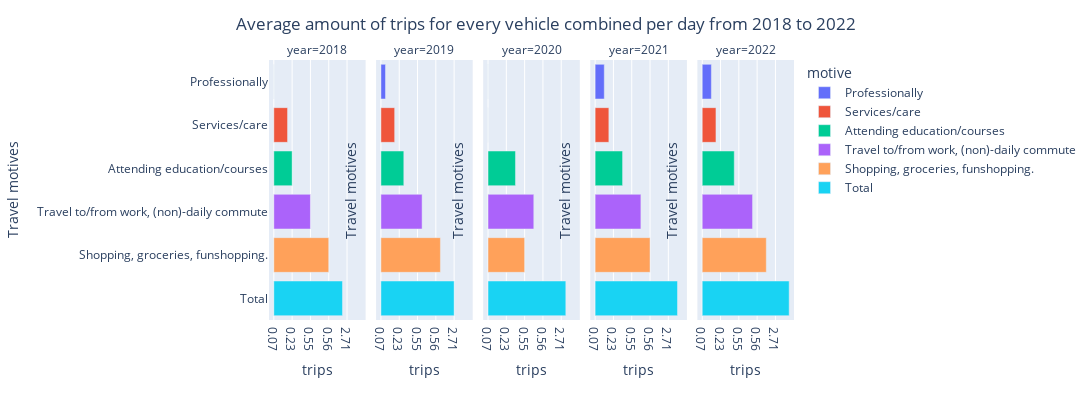

The notebook cell saved with this chart:
### Markdown cell above
# Subquestion 4: How have the mobility motives developed in the considered time in the Netherlands?
In this subquestion the mobility trends found in the data from the CBS is explored. The yearly data is visualised in bar charts. First the average amount of trips per day for every vehicle combined in 2022 and after that this is also done for the years 2018 till 2022. It is expected that during covid, the travelled distances for all the travel motives have dropped, especially travelling for work. However, it is expected that after covid the travelled distance for some travel were not as high as before.

### Code cell
mobility_trips_years = mobility_trips_motive[years]
display(mobility_trips_motive)
display(mobility_trips_years)


# Melt the data to create a 'year' column
mobility_trips_years = mobility_trips_years.reset_index().melt(id_vars=['motive'], var_name='year', value_name='trips')

fig = px.bar(mobility_trips_years, x='trips', y='motive', color='motive', facet_col='year', orientation='h', hover_name='trips', width=1100, height=400)

fig.update_layout(title={
    'text': 'Average amount of trips for every vehicle combined per day from 2018 to 2022',
    'x': 0.5
})
fig.update_yaxes(title_text="Travel motives")
fig.show()

### Figure 1 — Plotly figure (JSON) as saved in the notebook; plotly's stock layout.template omitted (floating-point values rounded to 4 significant figures)
{"data": [{"alignmentgroup": "True", "hovertemplate": "<b>%{hovertext}</b><br><br>motive=%{y}<br>year=2018<br>trips=%{x}<extra></extra>", "hovertext": ["0.07"], "legendgroup": "Professionally", "marker": {"color": "#636efa", "pattern": {"shape": ""}}, "name": "Professionally", "offsetgroup": "Professionally", "orientation": "h", "showlegend": true, "textposition": "auto", "type": "bar", "x": ["0.07"], "xaxis": "x", "y": ["Professionally"], "yaxis": "y"}, {"alignmentgroup": "True", "hovertemplate": "<b>%{hovertext}</b><br><br>motive=%{y}<br>year=2019<br>trips=%{x}<extra></extra>", "hovertext": ["0.11"], "legendgroup": "Professionally", "marker": {"color": "#636efa", "pattern": {"shape": ""}}, "name": "Professionally", "offsetgroup": "Professionally", "orientation": "h", "showlegend": false, "textposition": "auto", "type": "bar", "x": ["0.11"], "xaxis": "x2", "y": ["Professionally"], "yaxis": "y2"}, {"alignmentgroup": "True", "hovertemplate": "<b>%{hovertext}</b><br><br>motive=%{y}<br>year=2020<br>trips=%{x}<extra></extra>", "hovertext": ["0.07"], "legendgroup": "Professionally", "marker": {"color": "#636efa", "pattern": {"shape": ""}}, "name": "Professionally", "offsetgroup": "Professionally", "orientation": "h", "showlegend": false, "textposition": "auto", "type": "bar", "x": ["0.07"], "xaxis": "x3", "y": ["Professionally"], "yaxis": "y3"}, {"alignmentgroup": "True", "hovertemplate": "<b>%{hovertext}</b><br><br>motive=%{y}<br>year=2021<br>trips=%{x}<extra></extra>", "hovertext": ["0.08"], "legendgroup": "Professionally", "marker": {"color": "#636efa", "pattern": {"shape": ""}}, "name": "Professionally", "offsetgroup": "Professionally", "orientation": "h", "showlegend": false, "textposition": "auto", "type": "bar", "x": ["0.08"], "xaxis": "x4", "y": ["Professionally"], "yaxis": "y4"}, {"alignmentgroup": "True", "hovertemplate": "<b>%{hovertext}</b><br><br>motive=%{y}<br>year=2022<br>trips=%{x}<extra></extra>", "hovertext": ["0.08"], "legendgroup": "Professionally", "marker": {"color": "#636efa", "pattern": {"shape": ""}}, "name": "Professionally", "offsetgroup": "Professionally", "orientation": "h", "showlegend": false, "textposition": "auto", "type": "bar", "x": ["0.08"], "xaxis": "x5", "y": ["Professionally"], "yaxis": "y5"}, {"alignmentgroup": "True", "hovertemplate": "<b>%{hovertext}</b><br><br>motive=%{y}<br>year=2018<br>trips=%{x}<extra></extra>", "hovertext": ["0.09"], "legendgroup": "Services/care", "marker": {"color": "#EF553B", "pattern": {"shape": ""}}, "name": "Services/care", "offsetgroup": "Services/care", "orientation": "h", "showlegend": true, "textposition": "auto", "type": "bar", "x": ["0.09"], "xaxis": "x", "y": ["Services/care"], "yaxis": "y"}, {"alignmentgroup": "True", "hovertemplate": "<b>%{hovertext}</b><br><br>motive=%{y}<br>year=2019<br>trips=%{x}<extra></extra>", "hovertext": ["0.09"], "legendgroup": "Services/care", "marker": {"color": "#EF553B", "pattern": {"shape": ""}}, "name": "Services/care", "offsetgroup": "Services/care", "orientation": "h", "showlegend": false, "textposition": "auto", "type": "bar", "x": ["0.09"], "xaxis": "x2", "y": ["Services/care"], "yaxis": "y2"}, {"alignmentgroup": "True", "hovertemplate": "<b>%{hovertext}</b><br><br>motive=%{y}<br>year=2020<br>trips=%{x}<extra></extra>", "hovertext": ["0.07"], "legendgroup": "Services/care", "marker": {"color": "#EF553B", "pattern": {"shape": ""}}, "name": "Services/care", "offsetgroup": "Services/care", "orientation": "h", "showlegend": false, "textposition": "auto", "type": "bar", "x": ["0.07"], "xaxis": "x3", "y": ["Services/care"], "yaxis": "y3"}, {"alignmentgroup": "True", "hovertemplate": "<b>%{hovertext}</b><br><br>motive=%{y}<br>year=2021<br>trips=%{x}<extra></extra>", "hovertext": ["0.09"], "legendgroup": "Services/care", "marker": {"color": "#EF553B", "pattern": {"shape": ""}}, "name": "Services/care", "offsetgroup": "Services/care", "orientation": "h", "showlegend": false, "textposition": "auto", "type": "bar", "x": ["0.09"], "xaxis": "x4", "y": ["Services/care"], "yaxis": "y4"}, {"alignmentgroup": "True", "hovertemplate": "<b>%{hovertext}</b><br><br>motive=%{y}<br>year=2022<br>trips=%{x}<extra></extra>", "hovertext": ["0.09"], "legendgroup": "Services/care", "marker": {"color": "#EF553B", "pattern": {"shape": ""}}, "name": "Services/care", "offsetgroup": "Services/care", "orientation": "h", "showlegend": false, "textposition": "auto", "type": "bar", "x": ["0.09"], "xaxis": "x5", "y": ["Services/care"], "yaxis": "y5"}, {"alignmentgroup": "True", "hovertemplate": "<b>%{hovertext}</b><br><br>motive=%{y}<br>year=2018<br>trips=%{x}<extra></extra>", "hovertext": ["0.23"], "legendgroup": "Attending education/courses", "marker": {"color": "#00cc96", "pattern": {"shape": ""}}, "name": "Attending education/courses", "offsetgroup": "Attending education/courses", "orientation": "h", "showlegend": true, "textposition": "auto", "type": "bar", "x": ["0.23"], "xaxis": "x", "y": ["Attending education/courses"], "yaxis": "y"}, {"alignmentgroup": "True", "hovertemplate": "<b>%{hovertext}</b><br><br>motive=%{y}<br>year=2019<br>trips=%{x}<extra></extra>", "hovertext": ["0.22"], "legendgroup": "Attending education/courses", "marker": {"color": "#00cc96", "pattern": {"shape": ""}}, "name": "Attending education/courses", "offsetgroup": "Attending education/courses", "orientation": "h", "showlegend": false, "textposition": "auto", "type": "bar", "x": ["0.22"], "xaxis": "x2", "y": ["Attending education/courses"], "yaxis": "y2"}, {"alignmentgroup": "True", "hovertemplate": "<b>%{hovertext}</b><br><br>motive=%{y}<br>year=2020<br>trips=%{x}<extra></extra>", "hovertext": ["0.14"], "legendgroup": "Attending education/courses", "marker": {"color": "#00cc96", "pattern": {"shape": ""}}, "name": "Attending education/courses", "offsetgroup": "Attending education/courses", "orientation": "h", "showlegend": false, "textposition": "auto", "type": "bar", "x": ["0.14"], "xaxis": "x3", "y": ["Attending education/courses"], "yaxis": "y3"}, {"alignmentgroup": "True", "hovertemplate": "<b>%{hovertext}</b><br><br>motive=%{y}<br>year=2021<br>trips=%{x}<extra></extra>", "hovertext": ["0.14"], "legendgroup": "Attending education/courses", "marker": {"color": "#00cc96", "pattern": {"shape": ""}}, "name": "Attending education/courses", "offsetgroup": "Attending education/courses", "orientation": "h", "showlegend": false, "textposition": "auto", "type": "bar", "x": ["0.14"], "xaxis": "x4", "y": ["Attending education/courses"], "yaxis": "y4"}, {"alignmentgroup": "True", "hovertemplate": "<b>%{hovertext}</b><br><br>motive=%{y}<br>year=2022<br>trips=%{x}<extra></extra>", "hovertext": ["0.18"], "legendgroup": "Attending education/courses", "marker": {"color": "#00cc96", "pattern": {"shape": ""}}, "name": "Attending education/courses", "offsetgroup": "Attending education/courses", "orientation": "h", "showlegend": false, "textposition": "auto", "type": "bar", "x": ["0.18"], "xaxis": "x5", "y": ["Attending education/courses"], "yaxis": "y5"}, {"alignmentgroup": "True", "hovertemplate": "<b>%{hovertext}</b><br><br>motive=%{y}<br>year=2018<br>trips=%{x}<extra></extra>", "hovertext": ["0.55"], "legendgroup": "Travel to/from work, (non)-daily commute", "marker": {"color": "#ab63fa", "pattern": {"shape": ""}}, "name": "Travel to/from work, (non)-daily commute", "offsetgroup": "Travel to/from work, (non)-daily commute", "orientation": "h", "showlegend": true, "textposition": "auto", "type": "bar", "x": ["0.55"], "xaxis": "x", "y": ["Travel to/from work, (non)-daily commute"], "yaxis": "y"}, {"alignmentgroup": "True", "hovertemplate": "<b>%{hovertext}</b><br><br>motive=%{y}<br>year=2019<br>trips=%{x}<extra></extra>", "hovertext": ["0.50"], "legendgroup": "Travel to/from work, (non)-daily commute", "marker": {"color": "#ab63fa", "pattern": {"shape": ""}}, "name": "Travel to/from work, (non)-daily commute", "offsetgroup": "Travel to/from work, (non)-daily commute", "orientation": "h", "showlegend": false, "textposition": "auto", "type": "bar", "x": ["0.50"], "xaxis": "x2", "y": ["Travel to/from work, (non)-daily commute"], "yaxis": "y2"}, {"alignmentgroup": "True", "hovertemplate": "<b>%{hovertext}</b><br><br>motive=%{y}<br>year=2020<br>trips=%{x}<extra></extra>", "hovertext": ["0.37"], "legendgroup": "Travel to/from work, (non)-daily commute", "marker": {"color": "#ab63fa", "pattern": {"shape": ""}}, "name": "Travel to/from work, (non)-daily commute", "offsetgroup": "Travel to/from work, (non)-daily commute", "orientation": "h", "showlegend": false, "textposition": "auto", "type": "bar", "x": ["0.37"], "xaxis": "x3", "y": ["Travel to/from work, (non)-daily commute"], "yaxis": "y3"}, {"alignmentgroup": "True", "hovertemplate": "<b>%{hovertext}</b><br><br>motive=%{y}<br>year=2021<br>trips=%{x}<extra></extra>", "hovertext": ["0.37"], "legendgroup": "Travel to/from work, (non)-daily commute", "marker": {"color": "#ab63fa", "pattern": {"shape": ""}}, "name": "Travel to/from work, (non)-daily commute", "offsetgroup": "Travel to/from work, (non)-daily commute", "orientation": "h", "showlegend": false, "textposition": "auto", "type": "bar", "x": ["0.37"], "xaxis": "x4", "y": ["Travel to/from work, (non)-daily commute"], "yaxis": "y4"}, {"alignmentgroup": "True", "hovertemplate": "<b>%{hovertext}</b><br><br>motive=%{y}<br>year=2022<br>trips=%{x}<extra></extra>", "hovertext": ["0.42"], "legendgroup": "Travel to/from work, (non)-daily commute", "marker": {"color": "#ab63fa", "pattern": {"shape": ""}}, "name": "Travel to/from work, (non)-daily commute", "offsetgroup": "Travel to/from work, (non)-daily commute", "orientation": "h", "showlegend": false, "textposition": "auto", "type": "bar", "x": ["0.42"], "xaxis": "x5", "y": ["Travel to/from work, (non)-daily commute"], "yaxis": "y5"}, {"alignmentgroup": "True", "hovertemplate": "<b>%{hovertext}</b><br><br>motive=%{y}<br>year=2018<br>trips=%{x}<extra></extra>", "hovertext": ["0.56"], "legendgroup": "Shopping, groceries, funshopping.", "marker": {"color": "#FFA15A", "pattern": {"shape": ""}}, "name": "Shopping, groceries, funshopping.", "offsetgroup": "Shopping, groceries, funshopping.", "orientation": "h", "showlegend": true, "textposition": "auto", "type": "bar", "x": ["0.56"], "xaxis": "x", "y": ["Shopping, groceries, funshopping."], "yaxis": "y"}, {"alignmentgroup": "True", "hovertemplate": "<b>%{hovertext}</b><br><br>motive=%{y}<br>year=2019<br>trips=%{x}<extra></extra>", "hovertext": ["0.54"], "legendgroup": "Shopping, groceries, funshopping.", "marker": {"color": "#FFA15A", "pattern": {"shape": ""}}, "name": "Shopping, groceries, funshopping.", "offsetgroup": "Shopping, groceries, funshopping.", "orientation": "h", "showlegend": false, "textposition": "auto", "type": "bar", "x": ["0.54"], "xaxis": "x2", "y": ["Shopping, groceries, funshopping."], "yaxis": "y2"}, {"alignmentgroup": "True", "hovertemplate": "<b>%{hovertext}</b><br><br>motive=%{y}<br>year=2020<br>trips=%{x}<extra></extra>", "hovertext": ["0.55"], "legendgroup": "Shopping, groceries, funshopping.", "marker": {"color": "#FFA15A", "pattern": {"shape": ""}}, "name": "Shopping, groceries, funshopping.", "offsetgroup": "Shopping, groceries, funshopping.", "orientation": "h", "showlegend": false, "textposition": "auto", "type": "bar", "x": ["0.55"], "xaxis": "x3", "y": ["Shopping, groceries, funshopping."], "yaxis": "y3"}, {"alignmentgroup": "True", "hovertemplate": "<b>%{hovertext}</b><br><br>motive=%{y}<br>year=2021<br>trips=%{x}<extra></extra>", "hovertext": ["0.56"], "legendgroup": "Shopping, groceries, funshopping.", "marker": {"color": "#FFA15A", "pattern": {"shape": ""}}, "name": "Shopping, groceries, funshopping.", "offsetgroup": "Shopping, groceries, funshopping.", "orientation": "h", "showlegend": false, "textposition": "auto", "type": "bar", "x": ["0.56"], "xaxis": "x4", "y": ["Shopping, groceries, funshopping."], "yaxis": "y4"}, {"alignmentgroup": "True", "hovertemplate": "<b>%{hovertext}</b><br><br>motive=%{y}<br>year=2022<br>trips=%{x}<extra></extra>", "hovertext": ["0.58"], "legendgroup": "Shopping, groceries, funshopping.", "marker": {"color": "#FFA15A", "pattern": {"shape": ""}}, "name": "Shopping, groceries, funshopping.", "offsetgroup": "Shopping, groceries, funshopping.", "orientation": "h", "showlegend": false, "textposition": "auto", "type": "bar", "x": ["0.58"], "xaxis": "x5", "y": ["Shopping, groceries, funshopping."], "yaxis": "y5"}, {"alignmentgroup": "True", "hovertemplate": "<b>%{hovertext}</b><br><br>motive=%{y}<br>year=2018<br>trips=%{x}<extra></extra>", "hovertext": ["2.78"], "legendgroup": "Total", "marker": {"color": "#19d3f3", "pattern": {"shape": ""}}, "name": "Total", "offsetgroup": "Total", "orientation": "h", "showlegend": true, "textposition": "auto", "type": "bar", "x": ["2.78"], "xaxis": "x", "y": ["Total"], "yaxis": "y"}, {"alignmentgroup": "True", "hovertemplate": "<b>%{hovertext}</b><br><br>motive=%{y}<br>year=2019<br>trips=%{x}<extra></extra>", "hovertext": ["2.71"], "legendgroup": "Total", "marker": {"color": "#19d3f3", "pattern": {"shape": ""}}, "name": "Total", "offsetgroup": "Total", "orientation": "h", "showlegend": false, "textposition": "auto", "type": "bar", "x": ["2.71"], "xaxis": "x2", "y": ["Total"], "yaxis": "y2"}, {"alignmentgroup": "True", "hovertemplate": "<b>%{hovertext}</b><br><br>motive=%{y}<br>year=2020<br>trips=%{x}<extra></extra>", "hovertext": ["2.35"], "legendgroup": "Total", "marker": {"color": "#19d3f3", "pattern": {"shape": ""}}, "name": "Total", "offsetgroup": "Total", "orientation": "h", "showlegend": false, "textposition": "auto", "type": "bar", "x": ["2.35"], "xaxis": "x3", "y": ["Total"], "yaxis": "y3"}, {"alignmentgroup": "True", "hovertemplate": "<b>%{hovertext}</b><br><br>motive=%{y}<br>year=2021<br>trips=%{x}<extra></extra>", "hovertext": ["2.51"], "legendgroup": "Total", "marker": {"color": "#19d3f3", "pattern": {"shape": ""}}, "name": "Total", "offsetgroup": "Total", "orientation": "h", "showlegend": false, "textposition": "auto", "type": "bar", "x": ["2.51"], "xaxis": "x4", "y": ["Total"], "yaxis": "y4"}, {"alignmentgroup": "True", "hovertemplate": "<b>%{hovertext}</b><br><br>motive=%{y}<br>year=2022<br>trips=%{x}<extra></extra>", "hovertext": ["2.70"], "legendgroup": "Total", "marker": {"color": "#19d3f3", "pattern": {"shape": ""}}, "name": "Total", "offsetgroup": "Total", "orientation": "h", "showlegend": false, "textposition": "auto", "type": "bar", "x": ["2.70"], "xaxis": "x5", "y": ["Total"], "yaxis": "y5"}], "layout": {"annotations": [{"font": {}, "showarrow": false, "text": "year=2018", "x": 0.092, "xanchor": "center", "xref": "paper", "y": 1, "yanchor": "bottom", "yref": "paper"}, {"font": {}, "showarrow": false, "text": "year=2019", "x": 0.296, "xanchor": "center", "xref": "paper", "y": 1, "yanchor": "bottom", "yref": "paper"}, {"font": {}, "showarrow": false, "text": "year=2020", "x": 0.5, "xanchor": "center", "xref": "paper", "y": 1, "yanchor": "bottom", "yref": "paper"}, {"font": {}, "showarrow": false, "text": "year=2021", "x": 0.704, "xanchor": "center", "xref": "paper", "y": 1, "yanchor": "bottom", "yref": "paper"}, {"font": {}, "showarrow": false, "text": "year=2022", "x": 0.908, "xanchor": "center", "xref": "paper", "y": 1, "yanchor": "bottom", "yref": "paper"}], "barmode": "relative", "height": 400, "legend": {"title": {"text": "motive"}, "tracegroupgap": 0}, "margin": {"t": 60}, "title": {"text": "Average amount of trips for every vehicle combined per day from 2018 to 2022", "x": 0.5}, "width": 1100, "xaxis": {"anchor": "y", "autorange": true, "domain": [0, 0.184], "range": [-1.056, 20.06], "title": {"text": "trips"}, "type": "category"}, "xaxis2": {"anchor": "y2", "autorange": true, "domain": [0.204, 0.388], "matches": "x", "range": [-1.056, 20.06], "title": {"text": "trips"}, "type": "category"}, "xaxis3": {"anchor": "y3", "autorange": true, "domain": [0.408, 0.592], "matches": "x", "range": [-1.056, 20.06], "title": {"text": "trips"}, "type": "category"}, "xaxis4": {"anchor": "y4", "autorange": true, "domain": [0.612, 0.796], "matches": "x", "range": [-1.056, 20.06], "title": {"text": "trips"}, "type": "category"}, "xaxis5": {"anchor": "y5", "autorange": true, "domain": [0.816, 1], "matches": "x", "range": [-1.056, 20.06], "title": {"text": "trips"}, "type": "category"}, "yaxis": {"anchor": "x", "autorange": true, "categoryarray": ["Total", "Shopping, groceries, funshopping.", "Travel to/from work, (non)-daily commute", "Attending education/courses", "Services/care", "Professionally"], "categoryorder": "array", "domain": [0, 1], "range": [-0.5, 5.5], "title": {"text": "Travel motives"}, "type": "category"}, "yaxis2": {"anchor": "x2", "autorange": true, "domain": [0, 1], "matches": "y", "range": [-0.5, 5.5], "showticklabels": false, "title": {"text": "Travel motives"}, "type": "category"}, "yaxis3": {"anchor": "x3", "autorange": true, "domain": [0, 1], "matches": "y", "range": [-0.5, 5.5], "showticklabels": false, "title": {"text": "Travel motives"}, "type": "category"}, "yaxis4": {"anchor": "x4", "autorange": true, "domain": [0, 1], "matches": "y", "range": [-0.5, 5.5], "showticklabels": false, "title": {"text": "Travel motives"}, "type": "category"}, "yaxis5": {"anchor": "x5", "autorange": true, "domain": [0, 1], "matches": "y", "range": [-0.5, 5.5], "showticklabels": false, "title": {"text": "Travel motives"}, "type": "category"}}}
